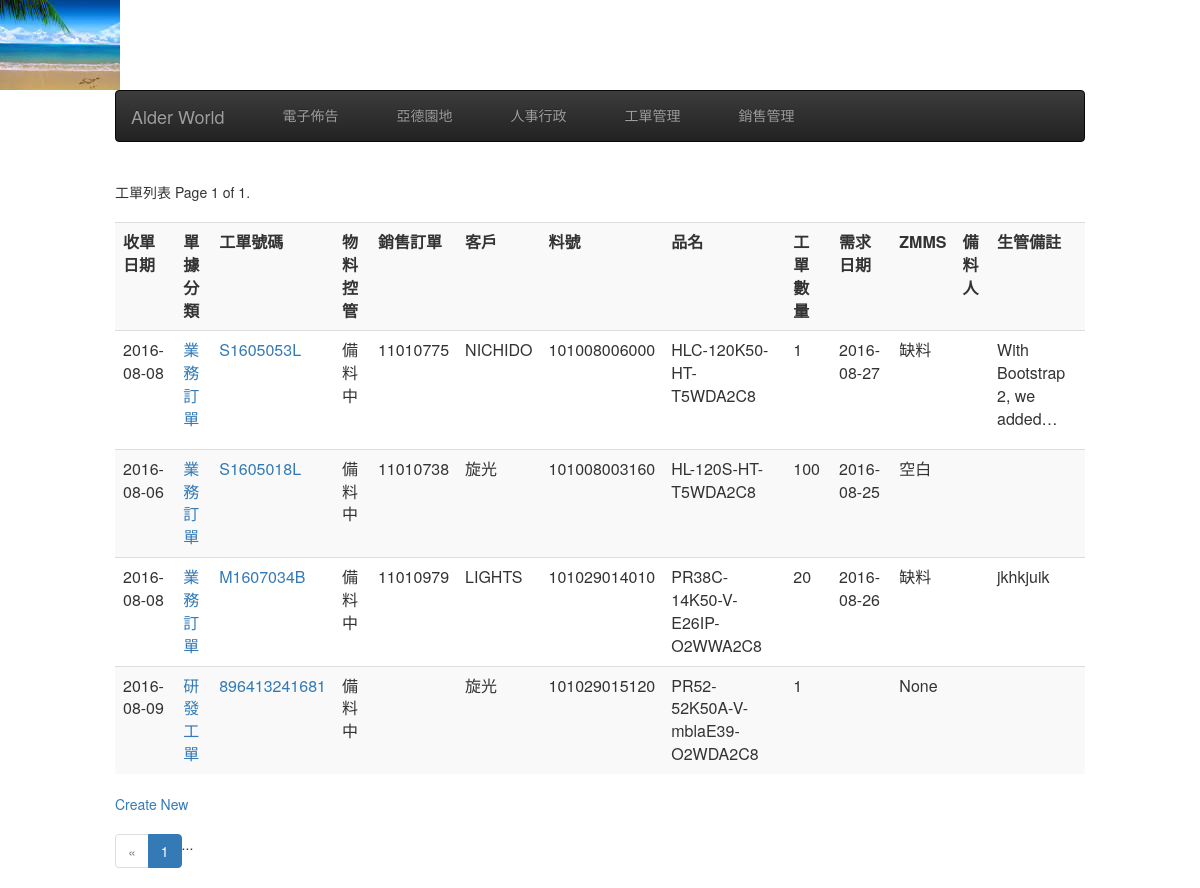
The app's page /dpsed/, older data.
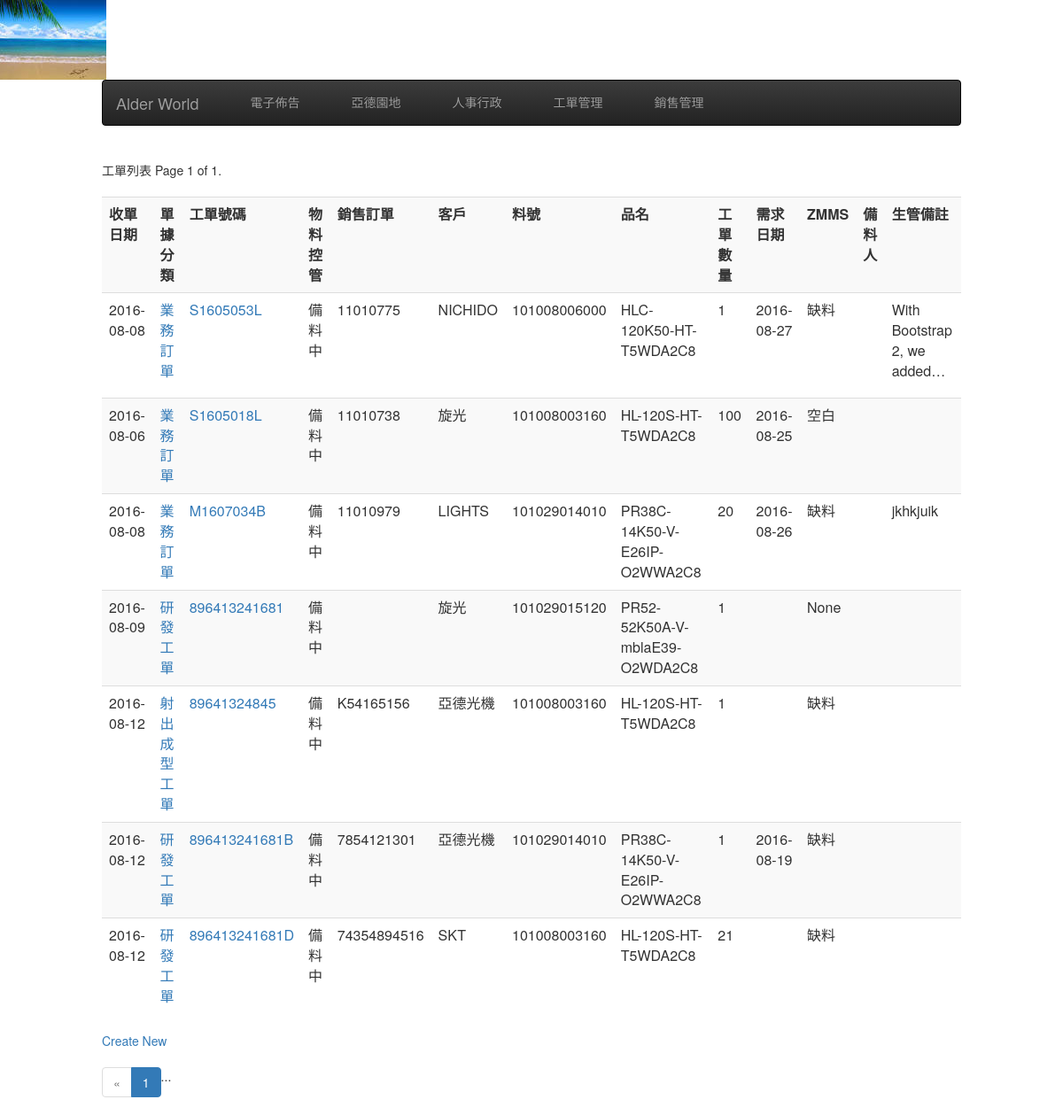
The same page, newer data.
### dpsed/models.py (models this page shows, shortened)
class WorkOrder(models.Model):
    category = models.ForeignKey(OrderCategory, limit_choices_to={'invalid': False} )
    zmms = models.ForeignKey(ZmmsOption, blank=True, null=True) #models.CharField(max_length=30, blank=True, null=True)
    recevice_date = models.DateField(default=timezone.now) #models.DateField(auto_now_add =True) #  收單日
    material_ctrl = models.ForeignKey(MaterialCtrlOption, blank=True, null=True) #models.CharField(max_length=30, blank=True, null=True) #物料控管
    ships_order = models.CharField(max_length=16, null=True, blank=True) # SAP訂單號碼
    customer = models.ForeignKey(Customer) #客戶編號
    work_order = models.CharField(max_length=16, null=False, blank=False, unique=True) # SAP工單號碼
    product = models.ForeignKey(Product) #  SAP料號
    ord_amount = models.IntegerField(default=1, blank=False, null=False) # 數量
    deliverly = models.DateField(blank=True, null=True) #  業務交期
    material_ready_date = models.DateField(blank=True, null=True) #  齊料日
    estimated_finish = models.DateField(blank=True, null=True) # 預計完工日
    reuqest_user = models.CharField(max_length=16, null=False, blank=False) # 申請人
    material_duty = models.CharField(max_length=16, null=False, blank=False) # 備料人
    manage_memo = models.TextField(blank=True, null=True) # 生管備註
    create_at = models.DateTimeField(auto_now_add=True, auto_now =False)
    modify = models.DateTimeField(auto_now_add=False, auto_now =True)
    def get_absoulte_url(self):
        return "/dpsed/detail/%s/" %( str(self.id) )

class OrderCategory(models.Model):
    description = models.CharField(max_length=36, null=False, blank=False)
    order_squence = models.IntegerField(default=1000, null=False, blank=False)
    invalid = models.BooleanField(default=False)
    def __str__(self):
        return self.description

class MaterialCtrlOption(models.Model):
    description = models.CharField(max_length=36, null=False, blank=False)
    invalid = models.BooleanField(default=False)
    def __str__(self):
        return self.description

class Customer(models.Model):
    sap_no = models.CharField(max_length=36, null=True, blank=True)
    title = models.CharField(max_length=36, null=False, blank=False)
    address = models.CharField(max_length=100, null=True, blank=True)
    contect = models.CharField(max_length=100, null=True, blank=True)
    phone = models.CharField(max_length=100, null=True, blank=True)
    phone_ext  = models.CharField(max_length=100, null=True, blank=True)
    faxno = models.CharField(max_length=100, null=True, blank=True)
    email = models.EmailField(max_length=100, null=True, blank=True)
    invalid = models.BooleanField(default=True)
    create_at = models.DateTimeField(auto_now_add=True, auto_now =False)
    modify = models.DateTimeField(auto_now_add=False, auto_now =True)

class Product(models.Model):
    sap_no = models.CharField(max_length=36, null=False, blank=False) # SAP料號
    product_desc = models.CharField(max_length=36, null=False, blank=False) # 品名
    specification = models.CharField(max_length=100, null=False, blank=False) # 規格
    cycle_status = models.ForeignKey(CycleStatus) # 料品狀態
    create_at = models.DateTimeField(auto_now_add=True, auto_now =False) #
    modify = models.DateTimeField(auto_now_add=False, auto_now =True) #

class ZmmsOption(models.Model):
    description = models.CharField(max_length=36, null=False, blank=False)
    invalid = models.BooleanField(default=False)
    def __str__(self):
        return self.description

### dpsed/views.py (the view)
def dps_list(request):
    title = "工單列表"
    queryset_list = WorkOrder.objects.all()
    paginator = Paginator(queryset_list, 10) # Show 10 contacts per page
    page = request.GET.get('page')
    try:
        queryset = paginator.page(page)
    except PageNotAnInteger:
        queryset = paginator.page(1)
    except EmptyPage:
        queryset = paginator.page(paginator.num_pages)
    return render(request, "dpsed_list.html", locals())

### templates/dpsed_list.html (shortened to what this page needs)
{% extends "base.html" %}
{% block content  %}
  <div class="pagination">
      <span>{{ title }}</span>
      <span class="step-links">
          <span class="current">
              Page {{ queryset.number }} of {{ queryset.paginator.num_pages }}.
          </span>
      </span>
  </div>
<div>
<table class="table table-striped" >
  <tr>
    <th>收單日期</th>
    <th>單據分類</th>
    <th>工單號碼</th>
    <th>物料控管</th>
    <th>銷售訂單</th>
    <th>客戶</th>
    <th>料號</th>
    <th>品名</th>
    <th>工單數量</th>
    <th>需求日期</th>
    <th>ZMMS</th>
    <th>備料人</th>
    <th>生管備註</th>
  </tr>
{% for record in queryset %}
  <tr>
    <td>{{ record.recevice_date | date:"Y-m-d" }}</td>
    <td><a href='{{ record.get_absoulte_url }}'>{{ record.category }}</a></td>
    <td><a href='{{ record.get_absoulte_url }}'>{{ record.work_order }}</a></td>
    <td>{{ record.material_ctrl }}</td>
    <td>{{ record.ships_order }}</td>
    <td>{{ record.customer.title }}</td>
    <td>{{ record.product.sap_no | truncatechars:16 }}</td>
    <td>{{ record.product.product_desc | truncatechars:30 }}</td>
    <td>{{ record.ord_amount }}</td>
    <td>{{ record.deliverly | date:"Y-m-d" }}</td>
    <td>{{ record.zmms }}</td>
    <td>{{ record.material_duty | date:"Y-m-d" }}</td>
    <td>{{ record.manage_memo | linebreaks | truncatechars:30 }}</td>
  </tr>
{% endfor %}
</table>
<div>
    <a href="/dpsed/create/">Create New</a>
</div>
<div>
<div>
  <nav aria-label="...">
  <ul class="pagination">
    <li class="disabled"><a href="#" aria-label="Previous"><span aria-hidden="true">&laquo;</span></a></li>
    <li class="active"><a href="#">1 <span class="sr-only">(current)</span></a></li>
    ...
  </ul>
</nav>
</div>
{% endblock content %}

Row changes from the older to the newer data that the page shows:
added WorkOrder: recevice_date "2016-08-12", category "射出成型工單", work_order "89641324845", material_ctrl "備料中", ships_order "K54165156", customer "亞德光機", product.sap_no "101008003160", product.product_desc "HL-120S-HT-T5WDA2C8", ord_amount "1", zmms "缺料"
added WorkOrder: recevice_date "2016-08-12", category "研發工單", work_order "896413241681B", material_ctrl "備料中", ships_order "7854121301", customer "亞德光機", product.sap_no "101029014010", product.product_desc "PR38C-14K50-V-E26IP-O2WWA2C8", ord_amount "1", deliverly "2016-08-19", zmms "缺料"
added WorkOrder: recevice_date "2016-08-12", category "研發工單", work_order "896413241681D", material_ctrl "備料中", ships_order "74354894516", customer "SKT", product.sap_no "101008003160", product.product_desc "HL-120S-HT-T5WDA2C8", ord_amount "21", zmms "缺料"
